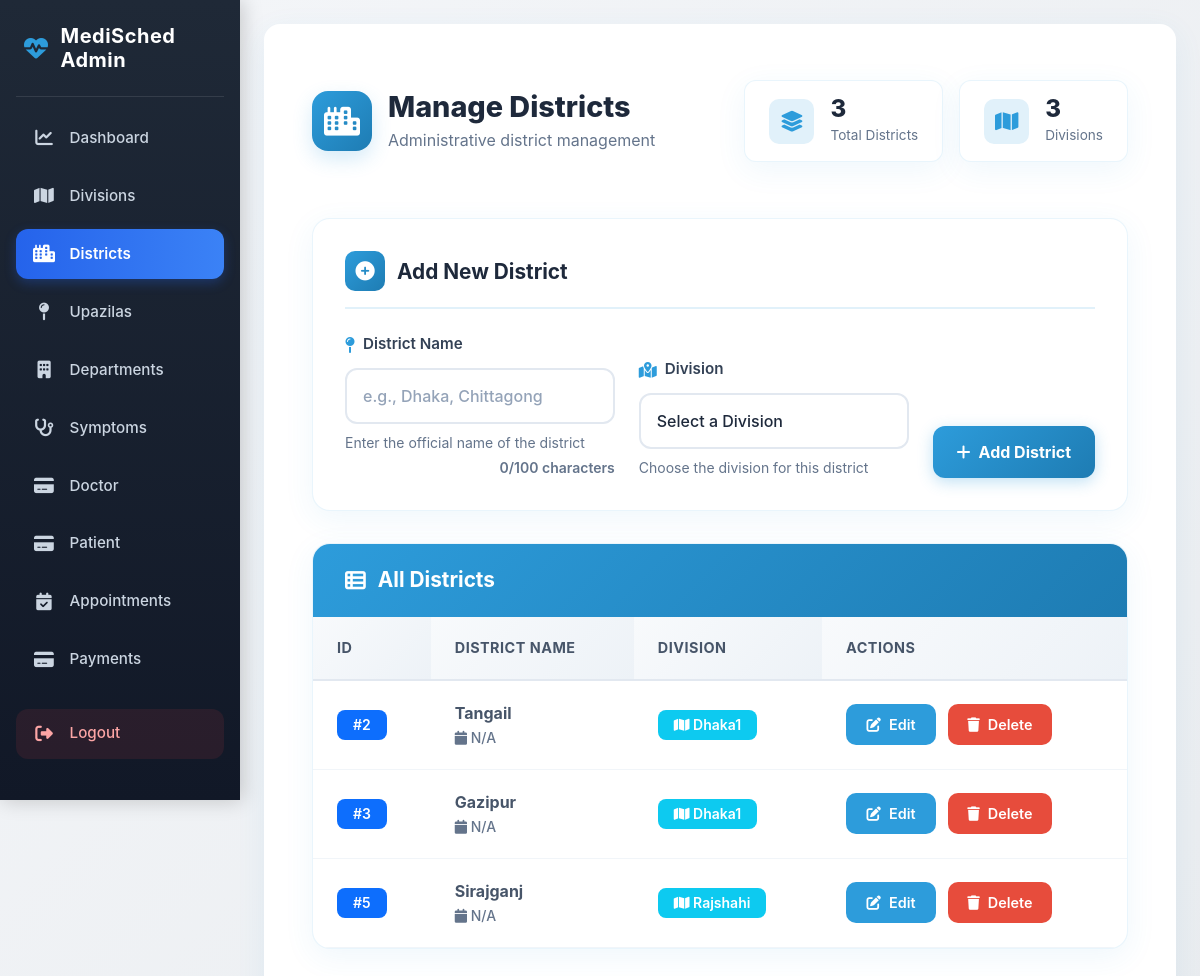
The app's page /adminapp/districts/, older data.
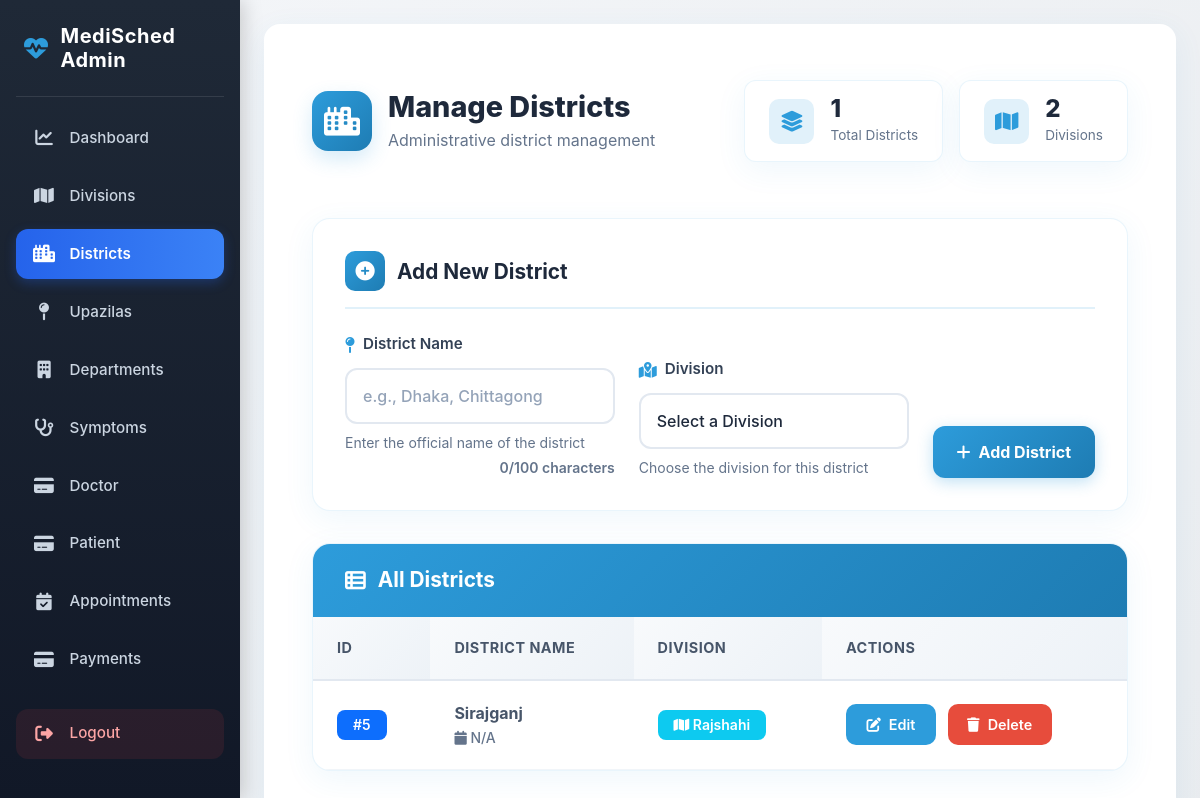
The same page, newer data.
### adminapp/models.py (models this page shows, shortened)
class District(models.Model):
    district_name = models.CharField(max_length=100)
    division = models.ForeignKey(Division, on_delete=models.CASCADE, related_name='districts')
    class Meta:
        unique_together = ('district_name', 'division')

class Division(models.Model):
    division_name = models.CharField(max_length=100, unique=True)

### adminapp/views.py (the view)
# urls.py: path('districts/', views.district_list, name='district_list'),
def district_list(request):
    districts = District.objects.select_related('division').all()
    divisions = Division.objects.all()
    return render(request, 'adminapp/district_list.html', {'districts': districts, 'divisions': divisions})

### adminapp/templates/adminapp/district_list.html (shortened to what the changed rows need)
{% extends 'adminapp/base_admin.html' %}
{% load static %}
{% block content %}
<div class="container-fluid">
    <div class="page-header">
        <div class="header-container">
            <div class="header-title-wrapper">
                <div>
                    <h1 class="header-title">Manage Districts</h1>
                </div>
            </div>
            <div class="header-stats">
                <div class="stat-item">
                    <div class="stat-info">
                        <div class="stat-value">{{ districts|length }}</div>
                        <div class="stat-label">Total Districts</div>
                    </div>
                </div>
                <div class="stat-item">
                    <div class="stat-info">
                        <div class="stat-value">{{ divisions|length }}</div>
                        <div class="stat-label">Divisions</div>
                    </div>
                </div>
            </div>
        </div>
    </div>
    <div class="table-card">
        <div class="table-responsive">
            <table class="custom-table" id="districtsTable">
                <thead>
                    <tr>
                        <th>ID</th>
                        <th>District Name</th>
                        <th>Division</th>
                        <th>Actions</th>
                    </tr>
                </thead>
                <tbody>
                    {% for dist in districts %}
                    <tr>
                        <td>
                            <span class="badge bg-primary">#{{ dist.id }}</span>
                        </td>
                        <td>
                            <div style="font-weight: 700;">{{ dist.district_name }}</div>
                            <small style="color: #64748b;">
                                <i class="fa-solid fa-calendar"></i>
                                {{ dist.created_at|date:"M d, Y"|default:"N/A" }}
                            </small>
                        </td>
                        <td>
                            <span class="badge bg-info">
                                <i class="fa-solid fa-map"></i>
                                {{ dist.division.division_name }}
                            </span>
                        </td>
                        <td>
                            <div class="action-buttons">
                                <a href="{% url 'edit_district' dist.id %}" class="btn-action btn-primary">
                                    <i class="fa-solid fa-pen-to-square"></i>
                                    Edit
                                </a>
                                <a href="{% url 'delete_district' dist.id %}"
                                   class="btn-action btn-danger delete-btn"
                                   data-id="{{ dist.id }}"
                                   data-name="{{ dist.district_name }}">
                                    <i class="fa-solid fa-trash"></i>
                                    Delete
                                </a>
                            </div>
                        </td>
                    </tr>
                    {% endfor %}
                </tbody>
            </table>
        </div>
    </div>
</div>
{% endblock %}

Row changes from the older to the newer data that the page shows:
removed District: id "2", district_name "Tangail", created_at "N/A", division.division_name "Dhaka1"
removed District: id "3", district_name "Gazipur", created_at "N/A", division.division_name "Dhaka1"
Text that changed along with them:
{{ districts|length }}: "3" → "1"
{{ divisions|length }}: "3" → "2"
